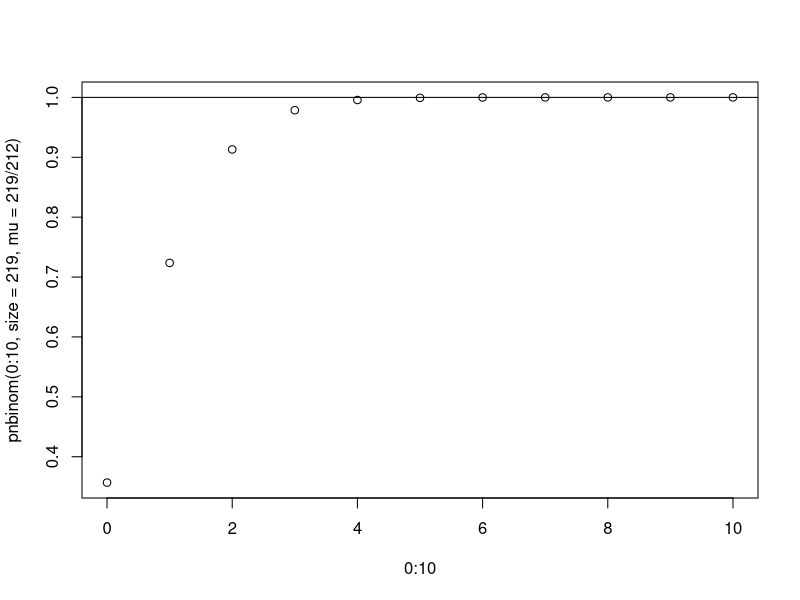
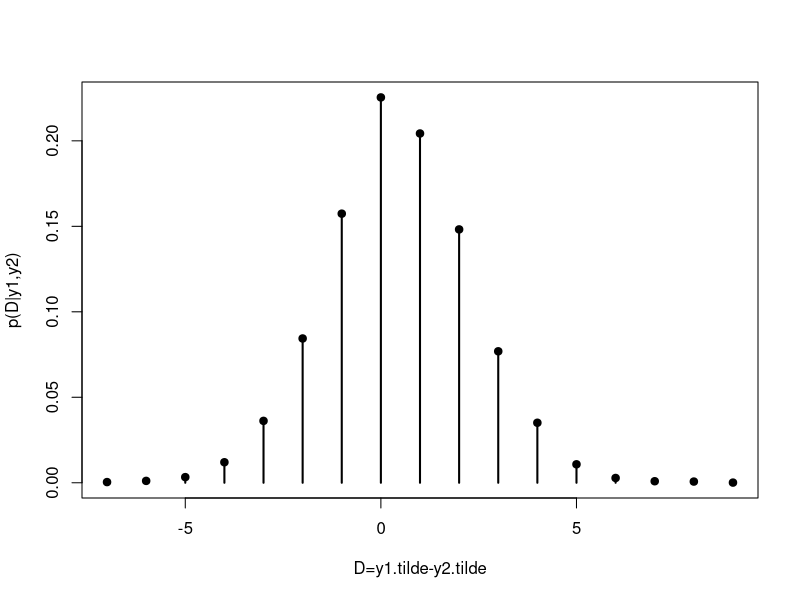
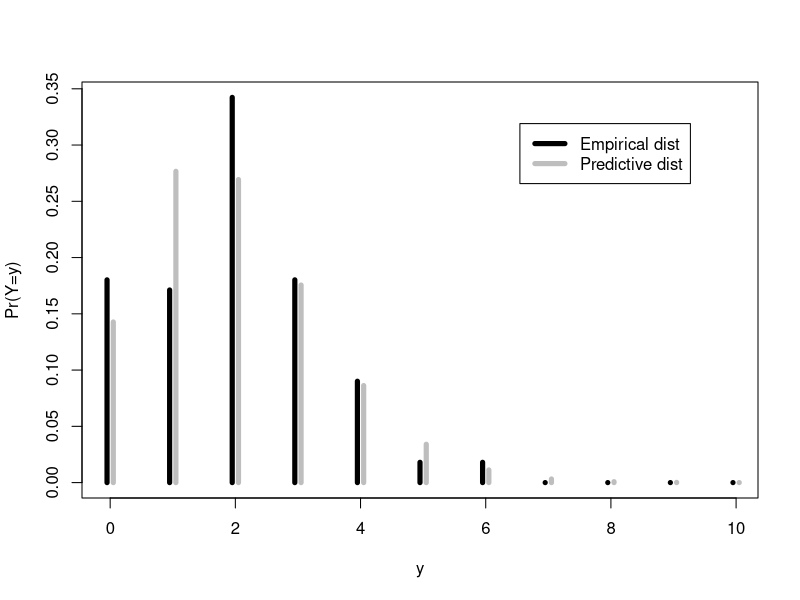
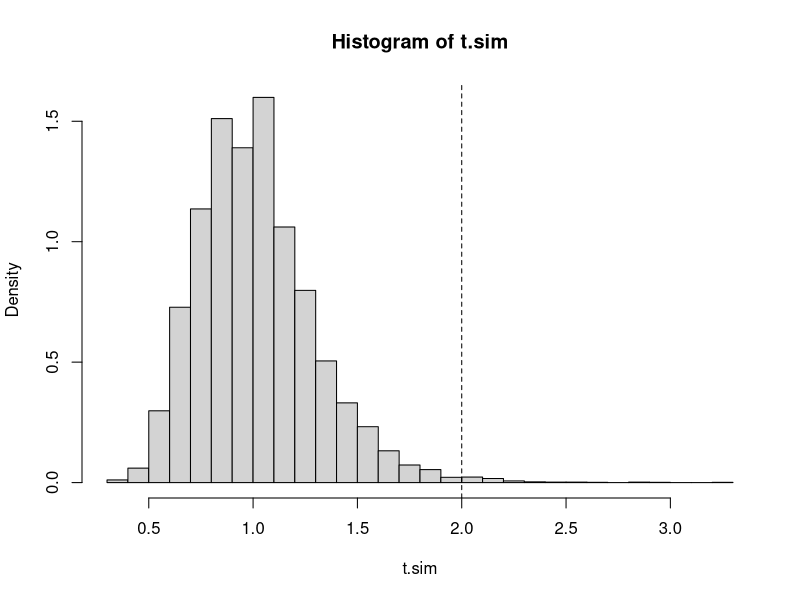

Source code (R) for these figures, in order:
## ---- chunk 1
rm(list=ls());  set.seed(20210510);
knitr::opts_chunk$set(fig.align = 'center', message = FALSE)
## ---- chunk 2
y1.tilde <- 0:100
sum( pnbinom(y1.tilde-1, size=68, mu=68/45)*
       dnbinom(y1.tilde, size=219, mu=219/112) )
## ---- chunk 3
# Pr(Y1 tilde >= Y2 tilde )
sum( pnbinom(y1.tilde, size=68,  mu=68/45)*
     dnbinom(y1.tilde, size=219, mu=219/112) )
## ---- chunk 4
plot(0:10, pnbinom(0:10, size = 219, mu = 219/212))
abline(h=1)
## ---- chunk 5
# Birth rates example; Posterior predictive simulations 
a  <- 2  ;  b     <- 1;  
n1 <- 111; sum.y1 <- 217;
n2 <- 44 ; sum.y2 <- 66;

theta1.sim <- rgamma(10000, a+sum.y1, b+n1)
theta2.sim <- rgamma(10000, a+sum.y2, b+n2)
y1.tilde   <- rpois(10000, theta1.sim)
y2.tilde   <- rpois(10000, theta2.sim)
## ---- chunk 6
mean(y1.tilde == y2.tilde)
mean(y1.tilde >= y2.tilde)
## ---- chunk 7
D.tilde <- y1.tilde - y2.tilde
D.vals  <- range(D.tilde)[1]:range(D.tilde)[2]
ppd.D   <- (table(c(D.tilde, D.vals))-1) / length(D.tilde)

plot(D.vals, as.vector(ppd.D), type="h", lwd=2, 
 xlab="D=y1.tilde-y2.tilde", ylab="p(D|y1,y2)")
points(D.vals, as.vector(ppd.D), pch=19)
## ---- chunk 8
# Case in point
x <- c(1,1,1, 2,2,2, 3,3,3, 5, 6, 8);table(x)
## ---- chunk 9
# Posterior predictive model checking for group 1 
y      <- 0:10
e.dist <- c(20,19,38,20,10,2,2,rep(0,length(y)-7)) / 111
plot(y-.05, e.dist, type="h", lwd=5, xlab="y", ylab="Pr(Y=y)")

a <- 2;  b <- 1;  n <- 111; sum.y <- 217;
p.dist <- dnbinom(y, size=a+sum.y, mu=(a+sum.y)/(b+n))
points(y+.05, p.dist, type="h", lwd=5, col="gray")
legend("topright", inset=.1, lwd=5, col=c("black","gray"),
  legend=c("Empirical dist", "Predictive dist"))
## ---- chunk 10
# Define the test statistic 
t.sim <- rep(NA, 10000)
for(s in 1:10000)
{
 theta.sim <- rgamma(1, a+sum.y, b+n)
 y.tilde   <- rpois(n, theta.sim)
 t.sim[s]  <- sum(y.tilde==2) / sum(y.tilde==1)
}
## ---- chunk 11
hist(t.sim, freq=F, right=F, breaks=30, "")
abline(v=2, lty=2)
## ---- chunk 12
mean(t.sim >= 2)
